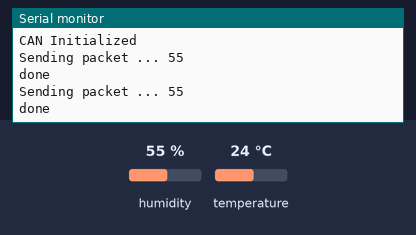
Bench run of a sketch on a simulated ESP32. On the bench: the last lines printed to the serial monitor. The test bench sets the inputs (shaded band); at power-on: humidity 55 %, temperature 24 °C.

Above: at 2.2 s.
2.3 s: humidity set to 22 %
At 4.4 s:
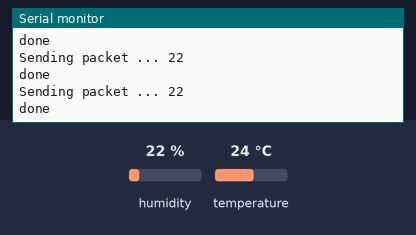
5.0 s: humidity set to 40 %
At 6.8 s:
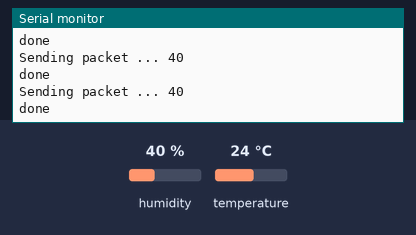
Timing chart, 0 to 8.3 s (numbered marks = the images above; inputs shaded):
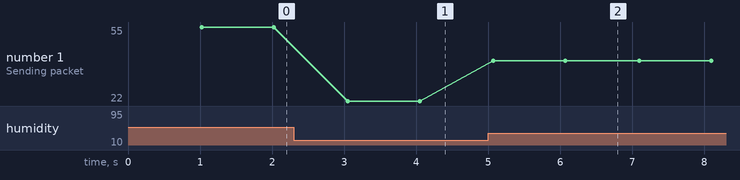

Measured:
- after the input at 2.3 s, the serial monitor: prints a new line after 0.75 s (image 1)
- after the input at 5.0 s, the serial monitor: prints a new line after 0.07 s (image 2)
- plotted number 1: 55 → 22 after the input at 2.3 s, 22 → 40 after the input at 5.0 s

The sketch:

send_CAN.ino
```cpp
//==================================================================================//

#include <CAN.h>
#include <DHT.h>
#define DHT_SENSOR_PIN  21 // ESP32 pin GPIO21 connected to DHT11 sensor
#define DHT_SENSOR_TYPE DHT11
#define TX_GPIO_NUM   5  // Connects to CTX
#define RX_GPIO_NUM   4  // Connects to CRX
DHT dht_sensor(DHT_SENSOR_PIN, DHT_SENSOR_TYPE);

//==================================================================================//

void setup() {
  Serial.begin (115200);
  //dht_sensor.begin(); // initialize the DHT sensor
  while (!Serial);
  delay (1000);
  Serial.println ("CAN SENDER");

  // Set the pins
  CAN.setPins (RX_GPIO_NUM, TX_GPIO_NUM);

  // start the CAN bus at 500 kbps
  if (!CAN.begin (500E3)) {
    Serial.println ("Starting CAN failed!");
    while (1);
  }
  else {
    Serial.println ("CAN Initialized");
  }
}

//==================================================================================//

void loop() {
  //canSender();
  //canReceiver();
  canSendTemp();
}

//==================================================================================//
void canSender() {
  // send packet: id is 11 bits, packet can contain up to 8 bytes of data
  Serial.print ("Sending packet ... ");

  CAN.beginPacket (0x12);  //sets the ID and clears the transmit buffer
  // CAN.beginExtendedPacket(0xabcdef);
  CAN.write ('1'); //write data to buffer. data is not sent until endPacket() is called.
  CAN.write ('2');
  CAN.write ('3');
  CAN.write ('4');
  CAN.write ('5');
  CAN.write ('6');
  CAN.write ('7');
  CAN.write ('8');
  CAN.endPacket();

  //RTR packet with a requested data length
  CAN.beginPacket (0x12, 3, true);
  CAN.endPacket();

  Serial.println ("done");

  //delay (1000);
  delay(1000);
}
void canSendTemp() {
  // from temp sensor:
  // read humidity
  int humi  = dht_sensor.readHumidity();
  // read temperature in Celsius
  int tempC = dht_sensor.readTemperature();
  // read temperature in Fahrenheit
  int tempF = dht_sensor.readTemperature(true);
  // check whether the reading is successful or not
  if ( isnan(tempC) || isnan(tempF) || isnan(humi)) {
    Serial.println("Failed to read from DHT sensor!");
  } else {
    // send packet: id is 11 bits, packet can contain up to 8 bytes of data
     // CAN.beginExtendedPacket(0xabcdef);
    Serial.print ("Sending packet ... ");
    CAN.beginPacket (0x12);  //sets the ID and clears the transmit buffer
   // CAN.write("Humidity: "); //write data to buffer. data is not sent until endPacket() is called.
    CAN.write(humi);
    Serial.println(humi);
    //CAN.write("%");
   // CAN.write("  |  ");
    //CAN.write("Temperature: ");
    CAN.write(tempC);
   // CAN.write("°C  ~  ");
    CAN.write(tempF);
    //CAN.write("°F");
    CAN.endPacket();
  }
  //RTR packet with a requested data length
  CAN.beginPacket (0x12, 3, true);
  CAN.endPacket();

  Serial.println ("done");

  delay (1000);
}

//==================================================================================//
//temp sensor code isolated:
//#include <DHT.h>
//#define DHT_SENSOR_PIN  21 // ESP32 pin GPIO21 connected to DHT11 sensor
//#define DHT_SENSOR_TYPE DHT11
//DHT dht_sensor(DHT_SENSOR_PIN, DHT_SENSOR_TYPE);
//void setup() {
//  Serial.begin(9600);
//  dht_sensor.begin(); // initialize the DHT sensor
//}
//void loop() {
//  // read humidity
//  float humi  = dht_sensor.readHumidity();
//  // read temperature in Celsius
//  float tempC = dht_sensor.readTemperature();
//  // read temperature in Fahrenheit
//  float tempF = dht_sensor.readTemperature(true);
//  // check whether the reading is successful or not
//  if ( isnan(tempC) || isnan(tempF) || isnan(humi)) {
//    Serial.println("Failed to read from DHT sensor!");
//  } else {
//    Serial.print("Humidity: ");
//    Serial.print(humi);
//    Serial.print("%");
//    Serial.print("  |  ");
//    Serial.print("Temperature: ");
//    Serial.print(tempC);
//    Serial.print("°C  ~  ");
//    Serial.print(tempF);
//    Serial.println("°F");
//  }
//  // wait a 2 seconds between readings
//  delay(2000);
//}
//=================================================================================//
```
